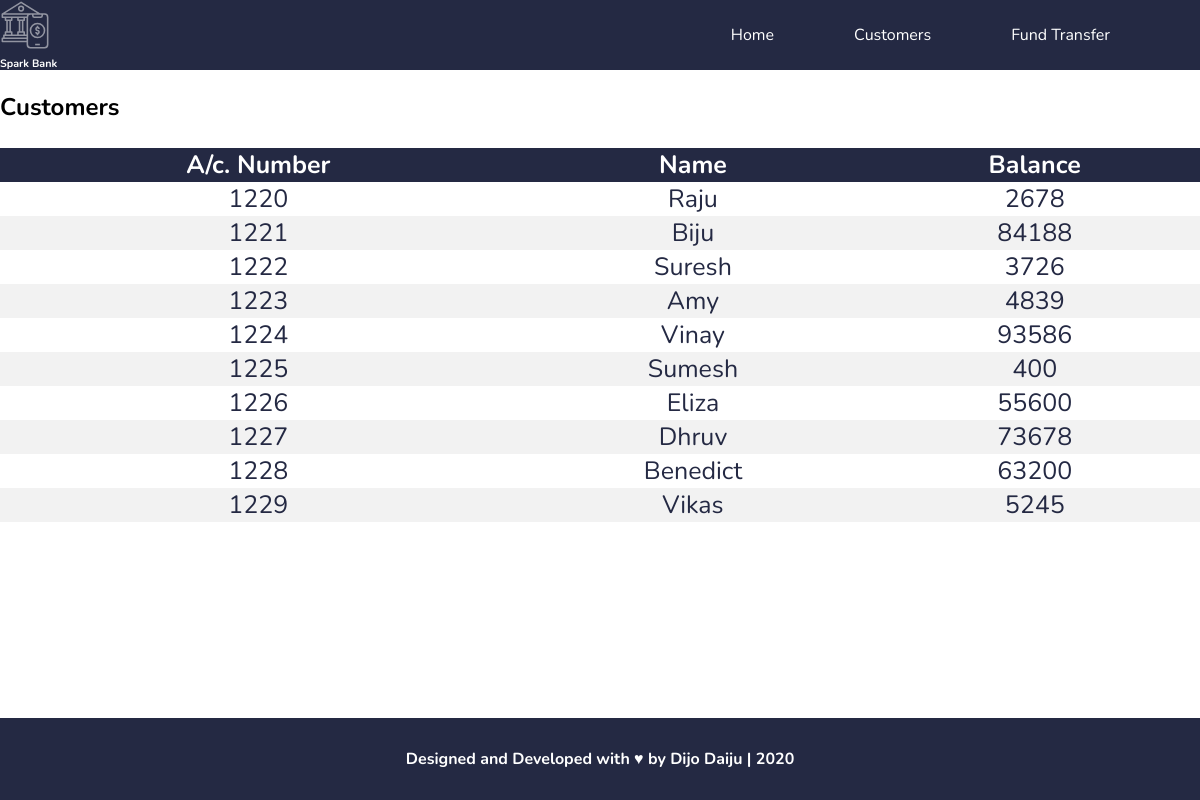
The page /customers.php on the database its author committed.
### tables this page shows
CREATE TABLE `bank` (
  `acc_no` int(11) NOT NULL,
  `name` varchar(20) NOT NULL,
  `balance` float DEFAULT NULL
);

### customers.php (the view, shortened to what this page needs)
<!DOCTYPE html>
<head>
</head>
<body>
<nav class="navbar">
<img class="logo"
           src='bank.svg' />
           <h6>Spark Bank</h6>
             <ul class="navbar__links">
    <a href="index.php"><li>Home</li></a>
    <a href="customers.php"><li>Customers</li></a>
    <a href="transfer.php"><li>Fund Transfer</li></a>
  </ul>
  <div id="box">
<h1>Customers</h1>
<table align="center" class="tableus">
		<tr>
			<th>A/c. Number</th>
			<th>Name</th>
			<th>Balance</th>
    </tr>
<?php
$conn = mysqli_connect("localhost", "root", "", "sparkbank");
$sql = "SELECT acc_no,name,balance FROM bank";
$result = $conn->query($sql);
if ($result->num_rows > 0)
{
	while($row = $result->fetch_assoc())
	{
		echo "<tr><td>" . $row["acc_no"]. "</td><td>" . $row["name"] . "</td><td>". $row["balance"]. "</td> </tr>";
	}
echo "</table>";
}
else
{
	echo "0 results";
}
?>
  </div>
</nav>
<footer class="footer">
  <div class="footer__rights">
  <b><a href="https://devokoder.me"/>Designed and Developed with &#9829; by Dijo Daiju |</a> 2020 </b>
  </div>
</footer>
</body>
</html>

### customers.php (style rules this page uses)
* { padding: 0; margin: 0; text-decoration: none; }
#box { margin-top: 20px; height: 400px; width: 400px; color: black; font-family: 'Nunito'; }
table { border-collapse: collapse; width: 100%; color: #242943; font-family: 'Nunito'; font-size: 25px; text-align: center; position:fixed; margin-top: 25px; padding-right:25px ; }
th { background-color: #242943; color: white; }
tr:nth-child(odd) { background-color: #f2f2f2 }
.navbar { position: fixed; color: white; width: 100%; height: 70px; background-color: var(--main-color); font-family: 'Nunito'; }
.navbar__links { position: absolute; opacity: 1; right: 50px; flex-basis: 30%; display: flex; top: 50%; transform: translateY(-50%); list-style-type: none; }
.navbar__links a { color: white; font-family: Nunito; }
.navbar__links a li { display: flex; align-items: center; height: 70px; padding: 0 40px; transition: 0.2s linear; }
.footer { position: absolute; bottom: 0; box-sizing: border-box; display: flex; justify-content: center; align-items: center; padding: 30px 0; width: 100%; background-color: #242943 ; }
.logo { width: 50px; height: auto; margin-right: 20px; transition: 0.3s ease-in; }
.footer__rights { font-family: 'Nunito'; color: white; }
.footer__rights a { color: white; }

### rows shown on the page
bank: acc_no "1220", name "Raju", balance "2678"
bank: acc_no "1221", name "Biju", balance "84188"
bank: acc_no "1222", name "Suresh", balance "3726"
bank: acc_no "1223", name "Amy", balance "4839"
bank: acc_no "1224", name "Vinay", balance "93586"
bank: acc_no "1225", name "Sumesh", balance "400"
bank: acc_no "1226", name "Eliza", balance "55600"
bank: acc_no "1227", name "Dhruv", balance "73678"
bank: acc_no "1228", name "Benedict", balance "63200"
bank: acc_no "1229", name "Vikas", balance "5245"
